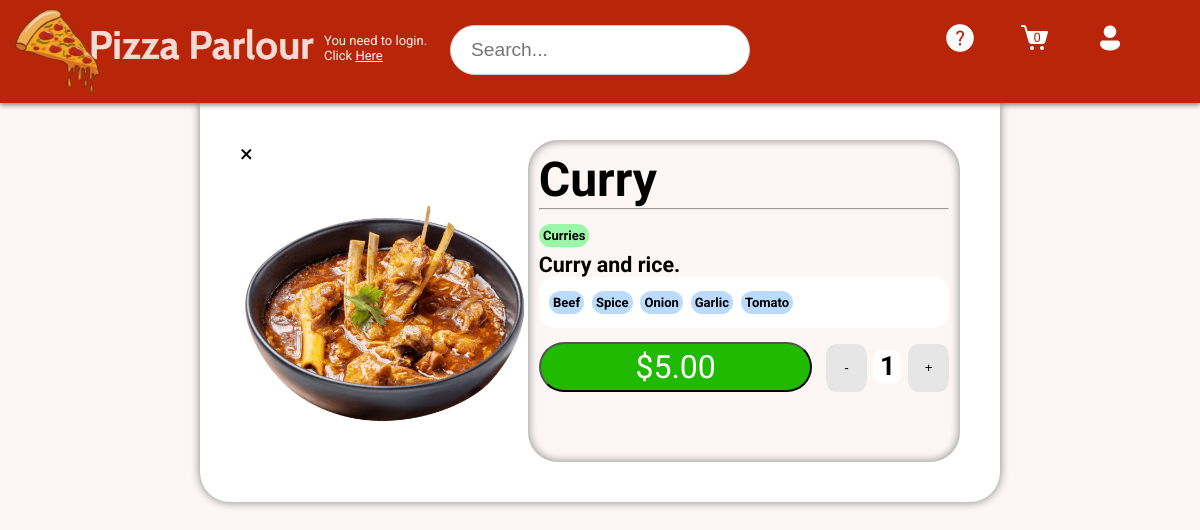
The page /products/product/curry/ on the database its author committed.
### products/models.py (models this page shows, shortened)
class Product(models.Model):
    name = models.CharField(max_length=30)
    slug = models.SlugField()
    price = models.DecimalField(max_digits=4, decimal_places=2)
    description = models.TextField()
    image = models.ImageField(default='fallback.png', blank=True)
    labels = models.ManyToManyField('Label', through='LabelProduct')
    ingredients = models.ManyToManyField('Ingredient', through='IngredientProduct')

class Label(models.Model):
    name = models.CharField(max_length=15)

class Ingredient(models.Model):
    name = models.CharField(max_length=30)
    allergy = models.ManyToManyField('Allergy', through='AllergyIngredient')

### products/views.py (the view)
# urls.py: path('product/<slug:slug>/', views.product_page, name="page"),
def product_page(request, slug):
    product = Product.objects.get(slug=slug)
    labels = product.labels.all()
    ingredients = product.ingredients.all()
    allergies = []
    for ingredient in ingredients:
        allergies.extend(ingredient.allergy.all())
    cartitem = None
    if request.user.is_authenticated:
        cart, created = Cart.objects.get_or_create(user=request.user, completed=False)
        cartitem = cart.cartitems.filter(product=product).first()
    return render(request, 'products/product.html', {'product': product,
                                                     'labels':labels,
                                                     'item':cartitem,
                                                     'ingredients':ingredients,
                                                     'allergies': allergies})

### products/context_processors.py (called while the page is built)
def cart_item_quantity(request):
    if request.user.is_authenticated:
        cart, created = Cart.objects.get_or_create(user=request.user, completed=False)
        return {'cart_item_quantity':cart.num_of_items}
    return{'cart_item_quantity':0}

### products/templates/products/product.html (shortened to what this page needs)
{% extends "layout.html" %}
{% block content %}
    <section>
        <div class="container">
            <div></div>
            <div class="two-column">
                <div>
                    <a href="/products">&times;</a>
                    <img class='expanded-image' src="{{ product.image.url }}" alt="{{ product.name }}">
                </div>
                <div class="inset">
                    <h2>{{ product.name }}</h2>
                    <hr>
                    <div>
                        {% for label in labels %}
                        <h3 class="product-label">{{ label.name }}</h3>
                        {% endfor %}
                    </div>
                    <h6 class="product-description">{{ product.description }}</h6>
                    <div class="ingredients">
                        {% for ingredient in ingredients %}
                        <h3 class="product-ingredient">{{ ingredient.name }}</h3>
                        {% endfor %}
                    </div>
                    <div class="product-info">
                        <button id="add" class="product-add" value="{{ product.id }}">${{ product.price }}</button>
                        <div class="product-quantity">
                            <button id="pminus" class="product-pm">-</button>
                            <h5 class="product-quantity-num" id="quantity-display">
                                1
                            </h5>
                            <button id="pplus" class="product-pm">+</button>
                        </div>
                    </div>
                </div>
            </div>
            <div></div>
        </div>
    </section>
{% endblock %}

### static/css/style.css (style rules this page uses)
* { margin: 0; padding: 0; box-sizing: border-box; }
body { min-height: 100vh; background-color: rgb(252,246,245); color: rgb(0,0,0); font-family: "Roboto", "consolas", sans-serif; font-size: 3rem; }
.container { display: grid; grid-template-columns: 1fr 4fr 1fr; }
.expanded-image { width: 100%; }
.inset { box-shadow: inset 0 0 10px gray; padding: 2.5%; border-radius: 30px; background-color: rgb(252,246,245); text-align: left; font-size: xx-large; }
.product-quantity-num { padding: 1%; background-color: white; margin: 20% 15%; border-radius: 10px; }
.product-quantity { display: grid; grid-template-columns: repeat(3, 1fr); margin: 10% 0 0 10%; text-align: center; }
.product-label, .product-ingredient, .product-allergy { padding: 1%; display: inline-block; border-radius: 50px; font-size: small; }
.product-label { background-color: rgb(155, 247, 167); }
.product-ingredient { background-color: rgb(186, 219, 253); }
.product-description { margin-top: 1%; }
.ingredients { padding-left: 2.5%; height: 17%; background-color: white; border-radius: 15px; }
.product-pm { width: 100%; border-radius: 25%; border: transparent; background-color: rgb(230, 230, 230); margin-top: 5%; }
.product-add { width: 100%; height: 50px; border-radius: 50px; background-color: rgb(32, 187, 1); color: white; font-size: 2rem; font-family: "Roboto", "consolas", sans-serif; margin-top: 5%; }
.product-info { display: grid; grid-template-columns: 2fr 1fr; }
.two-column { display: grid; grid-template-columns: 2fr 3fr; width: 100%; vertical-align: middle; background-color: white; padding: 5%; border-bottom-left-radius: 30px; border-bottom-right-radius: 30px; font-size: 1.5rem; box-shadow: 0 0 10px gray; }
img { align-items: center; }
h3 { font-weight: 700; }
a { text-decoration: none; color: inherit; }

### rows shown on the page
Product: image (picture), name "Curry", description "Curry and rice.", price "5.00"
Label: name "Curries"
Ingredient: name "Beef"
Ingredient: name "Spice"
Ingredient: name "Onion"
Ingredient: name "Garlic"
Ingredient: name "Tomato"

### other values the page prints
{{ cart_item_quantity }} "0"
